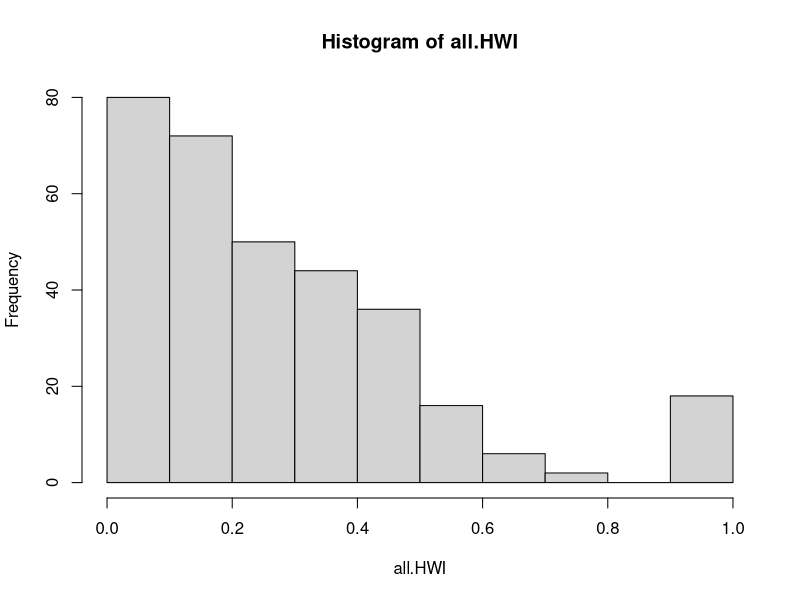

This figure's R source:

data<-read.csv("Dolphin data.csv")
data[,1]<- NULL
#my attempts during seminar
groups<-data$Group.Number
x.ab<-length(groups[which(data$A==1 & data$B==1)])
y.a.ab<-length(groups[which(data$A==1 & data$B==0)])
y.b.ab<-length(groups[which(data$B==1 & data$A==0)])
HWI.ab<-x.ab/(x.ab+.5*(y.a.ab+y.b.ab))

dolphins<-toupper(letters[1:18])
HWI<-c()
i=1
for(i in 1:1000)
{
  a<-sample(dolphins,1)
  b<-sample(dolphins,1)
  
  x<-length(groups[which(data[a]==1 & data[b]==1)])
  y.a<-length(groups[which(data[a]==1 & data[b]==0)])
  y.b<-length(groups[which(data[b]==1 & data[a]==0)])
  HWI[i]<-x/(x+.5*(y.a+y.b))
}
HWI.mean<-mean(HWI)
HWI.mean

pattern.1<-matrix(c(1,0,0,1), nrow=2, ncol=2)
pattern.2<-matrix(c(0,1,1,0),nrow=2, ncol=2)

#working code based on Rocio's code

HWI<- function(mat,a,b)
{
  match<-rowSums(mat[,c(a,b)])==2
  x<-sum(match)
  y.a<- sum(mat[!match, a]) 
  y.b <-  sum(mat[!match, b])
  return (x/(x + .5*(y.a+y.b)))
}
HWI(data,1,2)

all.pairs<-function(mat)
{
  pair<- matrix(nrow=ncol(data), ncol=ncol(data))
  for(i in 1:ncol(data))
  {
    for (j in 1:ncol(data))
    {
      pair[i,j]<-HWI(data,i,j)
    }
  }
  return(pair)
}
all.pairs(data)
all.HWI<-all.pairs(data)
hist(all.HWI)

data.list<- list()
x<-0
while (x < 10)
{
  pick.row <- sample(1:nrow(data), 2)
  pick.col <- sample(1:ncol(data), 2)
  mat <- data[pick.row,pick.col]
  pattern.1 <- matrix(c(0,1,1,0), nrow = 2, ncol = 2)
  pattern.2 <- matrix(c(1,0,0,1), nrow = 2, ncol = 2)
  
  if (sum(mat==pattern.1) == 4)
  { 
    x <- x +1
    data[pick.row,pick.col] <- pattern.2
    data.list[[x]] <- all.pairs(data)
  }
  if (sum(mat==pattern.2)==4)
  {
    x<-x+1
    data[pick.row,pick.col]<- pattern.1
    data.list[[x]] <- all.pairs(data)
  }
}
